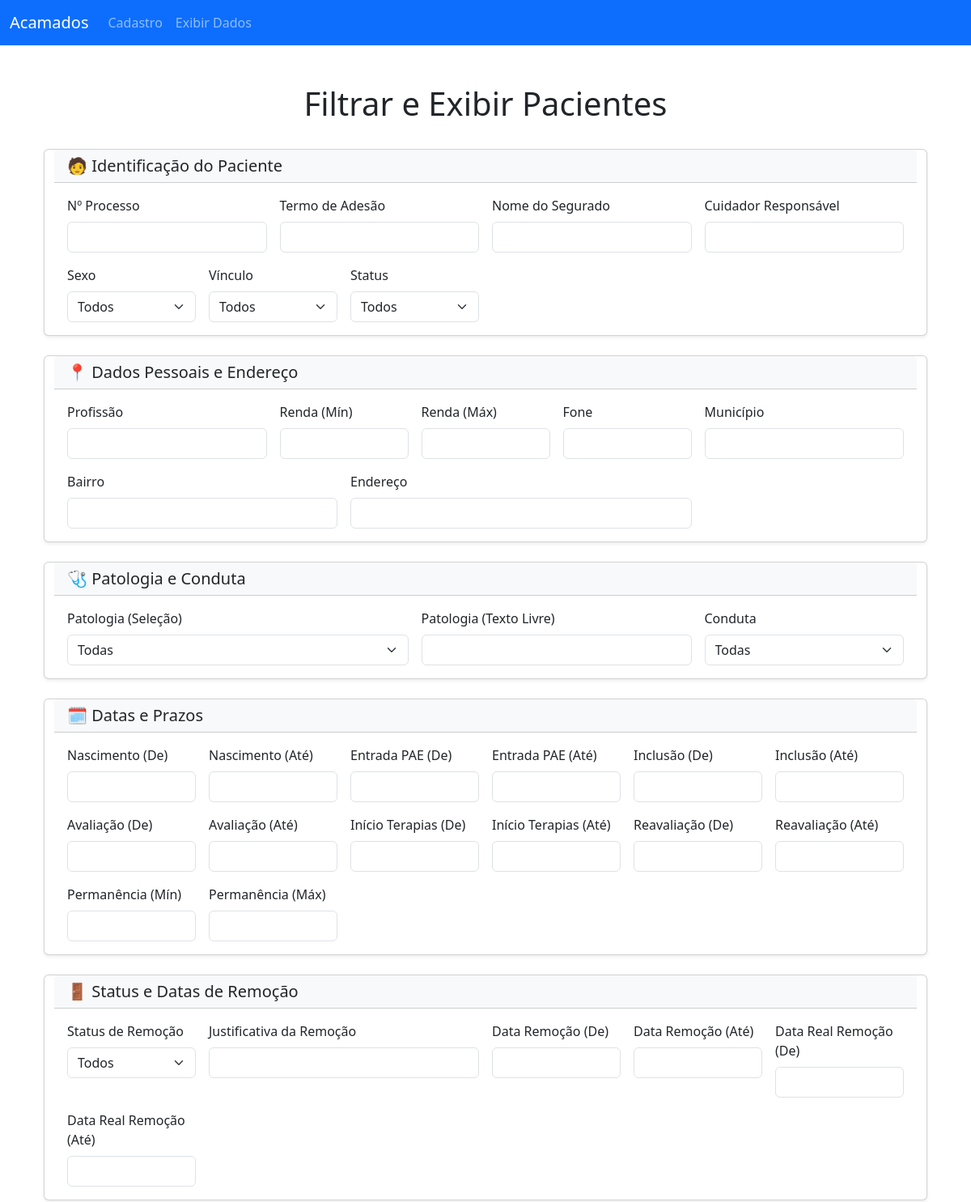
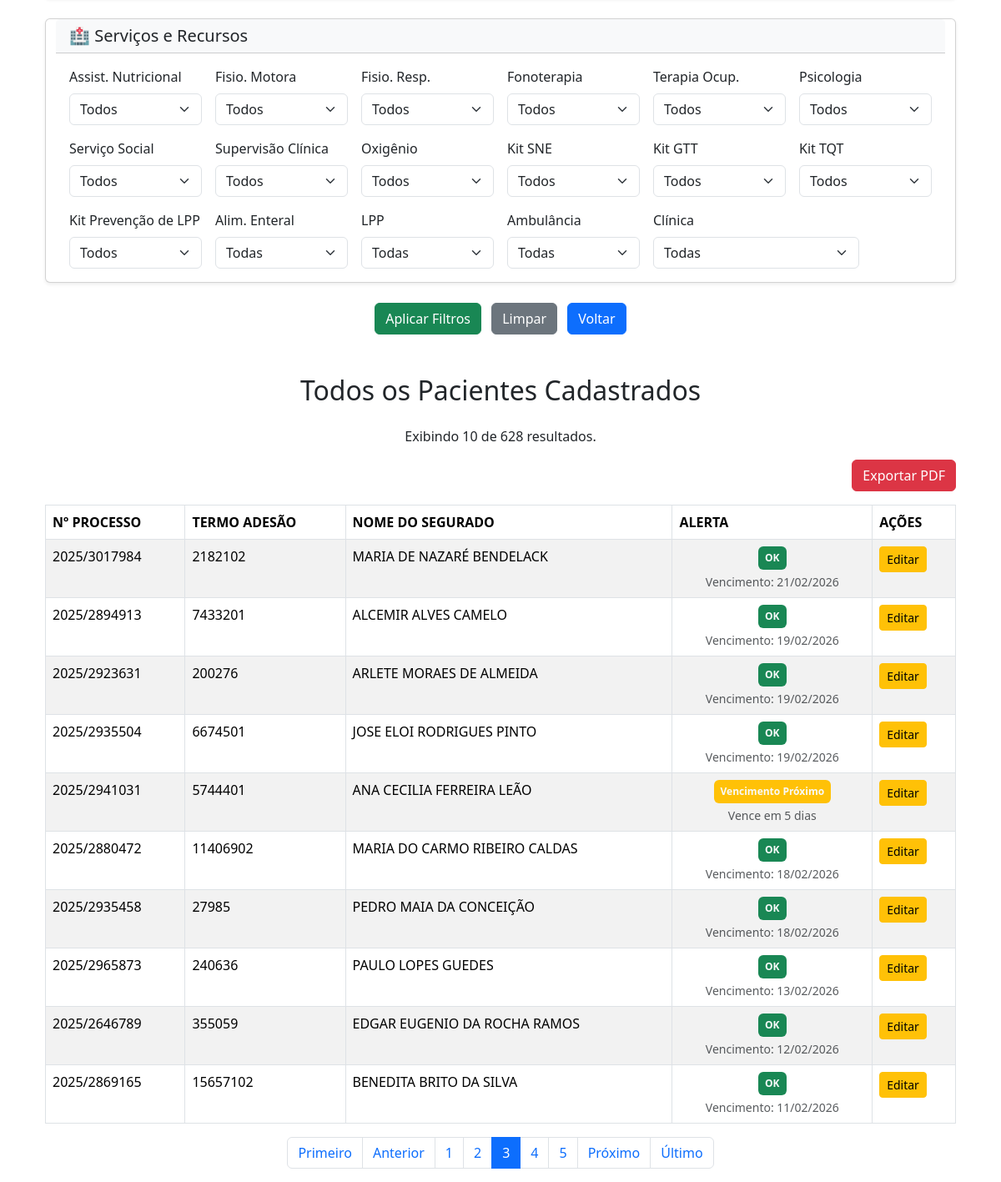
Screenshot of /acamados/pacientes/exibir_dados.php?pagina=3& with the database file from the repository (2 pictures, top to bottom).
### tables this page shows
CREATE TABLE `pacientes` (
  `numero_processo` varchar(255) NOT NULL,
  `termo_adesao` varchar(255) NOT NULL,
  `nome_segurado` varchar(255) NOT NULL,
  `profissao_paciente` varchar(255) DEFAULT NULL,
  `renda_paciente` decimal(10,2) DEFAULT NULL,
  `status_paciente` varchar(50) NOT NULL COMMENT 'Ex: Regular, Irregular',
  `genero` char(1) NOT NULL COMMENT 'M ou F',
  `data_nascimento` date NOT NULL,
  `vinculo` varchar(50) NOT NULL COMMENT 'Ex: TIT, DEP, Contrato 123',
  `data_entrada_pae` date NOT NULL,
  `data_avaliacao` date DEFAULT NULL,
  `data_inclusao` date NOT NULL COMMENT 'Início da contagem do tempo de permanência',
  `tempo_permanencia` int(11) NOT NULL COMMENT 'Em meses: 3, 6, 12, etc.',
  `data_inicio_terapias` date DEFAULT NULL,
  `clinicas_credenciadas` varchar(255) DEFAULT NULL COMMENT 'Ex: Medclin, I-saúde',
  `data_reavaliacao` date DEFAULT NULL,
  `patologia_base` varchar(255) DEFAULT NULL,
  `conduta` varchar(50) DEFAULT NULL COMMENT 'Ex: Manutenção, Alta do Programa, Alta dos Serviços',
  `endereco` varchar(255) DEFAULT NULL,
  `bairro` varchar(255) DEFAULT NULL,
  `municipio` varchar(255) DEFAULT NULL,
  `fone` varchar(255) DEFAULT NULL,
  `ambulancia` varchar(50) DEFAULT NULL COMMENT 'Ex: U/E, C/E, Ambos (U/E e C/E)',
  `atendimento_nutricional` varchar(10) DEFAULT 'Não',
  `fisioterapia_motora` varchar(10) DEFAULT 'Não',
  `fisioterapia_respiratoria` varchar(10) DEFAULT 'Não',
  `fonoterapia` varchar(10) DEFAULT 'Não',
  `terapia_ocupacional` varchar(10) DEFAULT 'Não',
  `psicologia` varchar(10) DEFAULT 'Não',
  `servico_social` varchar(50) DEFAULT NULL COMMENT 'Ex: Avaliado, Não Avaliado',
  `supervisao_clinica` varchar(10) DEFAULT 'Não',
  `kit_sne` varchar(10) DEFAULT 'Não',
  `kit_lpp` varchar(10) DEFAULT NULL,
  `kit_gtt` varchar(10) DEFAULT 'Não',
  `kit_tqt` varchar(10) DEFAULT 'Não',
  `kit_prevencao` varchar(10) DEFAULT 'Não',
  `alimentacao_enteral` varchar(50) DEFAULT 'Não' COMMENT 'Ex: CONTÍNUA, CONTRATUAL, Não',
  `oxigenio` varchar(10) DEFAULT 'Não',
  `cuidador_responsavel` varchar(255) NOT NULL,
  `data_cadastro` timestamp NOT NULL DEFAULT current_timestamp() COMMENT 'Campo não exibido no sistema',
  `data_remocao` datetime DEFAULT NULL,
  `justificativa_remocao` text DEFAULT NULL,
  `data_real_remocao` datetime DEFAULT NULL COMMENT 'Timestamp real de quando a data de remoção foi definida pela primeira vez'
);

### acamados/pacientes/filtros.php (called while the page is built, shortened)
<?php
function build_sql_conditions($conn, $get_params) {
    $sql_conditions = [];
    $text_fields = [
        'numero_processo', 'termo_adesao', 'nome_segurado', 'profissao_paciente',
        'endereco', 'bairro', 'municipio', 'fone', 'cuidador_responsavel',
        'clinicas_credenciadas', 'ambulancia', 'conduta', 'patologia_base',
        'justificativa_remocao'
    ];
    $exact_fields = [
        'genero', 'status_paciente', 'vinculo', 'tempo_permanencia', 'atendimento_nutricional',
        'fisioterapia_motora', 'fisioterapia_respiratoria', 'fonoterapia',
        'terapia_ocupacional', 'psicologia', 'servico_social', 'supervisao_clinica',
        'kit_sne', 'kit_lpp', 'kit_gtt', 'kit_tqt', 'kit_prevencao', 'alimentacao_enteral',
        'oxigenio'
    ];
    $date_filters = [
        'data_nascimento_inicio' => 'p.data_nascimento >=',
        'data_nascimento_fim' => 'p.data_nascimento <=',
        'data_entrada_pae_inicio' => 'p.data_entrada_pae >=',
        'data_entrada_pae_fim' => 'p.data_entrada_pae <=',
        'data_avaliacao_inicio' => 'p.data_avaliacao >=',
        'data_avaliacao_fim' => 'p.data_avaliacao <=',
        'data_inclusao_inicio' => 'p.data_inclusao >=',
        'data_inclusao_fim' => 'p.data_inclusao <=',
        'data_inicio_terapias_inicio' => 'p.data_inicio_terapias >=',
        'data_inicio_terapias_fim' => 'p.data_inicio_terapias <=',
        'data_reavaliacao_inicio' => 'p.data_reavaliacao >=',
        'data_reavaliacao_fim' => 'p.data_reavaliacao <=',
        'data_remocao_inicio' => 'p.data_remocao >=',
        'data_remocao_fim' => 'p.data_remocao <=',
        'data_real_remocao_inicio' => 'p.data_real_remocao >=',
        'data_real_remocao_fim' => 'p.data_real_remocao <=',
    ];
    return $sql_conditions;
}

### acamados/pacientes/_tabela_resultados.php (the view, shortened to what this page needs)
<?php
function get_vencimento_status($data_inclusao, $tempo_permanencia) {
    $data_inclusao_obj = DateTime::createFromFormat('Y-m-d', $data_inclusao);
    try {
        $data_vencimento = clone $data_inclusao_obj;
        $data_vencimento->modify("+$tempo_permanencia months");
        $data_atual = new DateTime();
        $data_alerta_limite = clone $data_vencimento;
        $data_alerta_limite->modify("-1 month");
        if ($data_atual >= $data_alerta_limite && $data_atual <= $data_vencimento) {
            $mensagem = '';
            if ($data_atual->format('Y-m-d') === $data_vencimento->format('Y-m-d')) {
                $mensagem = "Vence hoje";
            } else {
                $diff = $data_vencimento->diff($data_atual);
                $dias_diferenca = $diff->days;
                $mensagem = "Vence em $dias_diferenca dias";
            }
            return ['status' => 'Vencimento Próximo', 'class' => 'bg-warning', 'message' => $mensagem];
        }
        return ['status' => 'OK', 'class' => 'bg-success', 'message' => 'Vencimento: ' . $data_vencimento->format('d/m/Y')];
    } catch (Exception $e) {
        return ['status' => 'Erro', 'class' => 'bg-dark', 'message' => 'Erro de cálculo'];
    }
}
?>
<?php if ($total_resultados > 0): ?>
    <div class="text-center mb-3">
        Exibindo <?php echo count($pacientes); ?> de <?php echo $total_resultados; ?> resultados.
    </div>
    <div class="d-flex justify-content-end mb-3">
        <a href="exportar_pdf.php?<?php echo $filtro_query; ?>" class="btn btn-danger" target="_blank">
            Exportar PDF
        </a>
    </div>
    <div class="table-responsive" id="tabela">
        <table class="table table-striped table-hover table-bordered">
            <thead>
                <tr>
                    <th>Nº PROCESSO</th>
                    <th>TERMO ADESÃO</th>
                    <th>NOME DO SEGURADO</th>
                    <th>ALERTA</th>
                    <th>AÇÕES</th>
                </tr>
            </thead>
            <tbody>
                <?php foreach ($pacientes as $paciente): ?>
                    <?php
                    $alerta_status = '';
                    $alerta_class = '';
                    $alerta_message = '';
                    $linha_estilo = '';
                    if (!empty($paciente['data_remocao'])) {
                        $alerta_status = 'Excluído';
                        $alerta_class = 'bg-danger';
                        $alerta_message = 'Removido em ' . date('d/m/Y', strtotime($paciente['data_remocao']));
                        $linha_estilo = 'style="opacity: 0.6;"';
                    }
                    else {
                        $vencimento = get_vencimento_status($paciente['data_inclusao'], $paciente['tempo_permanencia']);
                        $alerta_status = $vencimento['status'];
                        $alerta_class = $vencimento['class'];
                        $alerta_message = $vencimento['message'];
                    }
                    ?>
                    <tr <?php echo $linha_estilo; ?>>
                        <td><?php echo htmlspecialchars($paciente['numero_processo']); ?></td>
                        <td><?php echo htmlspecialchars($paciente['termo_adesao']); ?></td>
                        <td><?php echo htmlspecialchars($paciente['nome_segurado']); ?></td>
                        <td class="text-center">
                            <span class="badge <?php echo $alerta_class; ?> text-light p-2">
                                <?php echo $alerta_status; ?>
                            </span>
                            <small class="d-block text-muted mt-1"><?php echo $alerta_message; ?></small>
                        </td>
                        <td>
                            <a href="../editar_paciente/editar_paciente.php?numero_processo=<?php echo urlencode($paciente['numero_processo']); ?>&termo_adesao=<?php echo urlencode($paciente['termo_adesao']); ?>" class="btn btn-sm btn-warning">Editar</a>
                        </td>
                    </tr>
                <?php endforeach; ?>
            </tbody>
        </table>
    </div>
    <?php if ($total_paginas > 1): ?>
        <nav aria-label="Navegação da página">
            <ul class="pagination justify-content-center">
                <li class="page-item <?php if ($pagina_atual <= 1) echo 'disabled'; ?>">
                    <a class="page-link" href="?pagina=1&<?php echo $filtro_query; ?>">Primeiro</a>
                </li>
                <li class="page-item <?php if ($pagina_atual <= 1) echo 'disabled'; ?>">
                    <a class="page-link" href="?pagina=<?php echo $pagina_atual - 1; ?>&<?php echo $filtro_query; ?>">Anterior</a>
                </li>
                <?php for ($i = max(1, $pagina_atual - 2); $i <= min($pagina_atual + 2, $total_paginas); $i++): ?>
                    <li class="page-item <?php if ($pagina_atual == $i) echo 'active'; ?>">
                        <a class="page-link" href="?pagina=<?php echo $i; ?>&<?php echo $filtro_query; ?>"><?php echo $i; ?></a>
                    </li>
                <?php endfor; ?>
                <li class="page-item <?php if ($pagina_atual >= $total_paginas) echo 'disabled'; ?>">
                    <a class="page-link" href="?pagina=<?php echo $pagina_atual + 1; ?>&<?php echo $filtro_query; ?>">Próximo</a>
                </li>
                <li class="page-item <?php if ($pagina_atual >= $total_paginas) echo 'disabled'; ?>">
                    <a class="page-link" href="?pagina=<?php echo $total_paginas; ?>&<?php echo $filtro_query; ?>">Último</a>
                </li>
            </ul>
        </nav>
    <?php endif; ?>
<?php else: ?>
    <div class="alert alert-info text-center" role="alert">
        Nenhum paciente encontrado com os filtros aplicados.
    </div>
<?php endif; ?>

### rows the page displays
pacientes: numero_processo "2025/3017984", termo_adesao "2182102", nome_segurado "MARIA DE NAZARÉ BENDELACK", alerta_status "OK", alerta_message "Vencimento: 21/02/2026"
pacientes: numero_processo "2025/2894913", termo_adesao "7433201", nome_segurado "ALCEMIR ALVES CAMELO", alerta_status "OK", alerta_message "Vencimento: 19/02/2026"
pacientes: numero_processo "2025/2923631", termo_adesao "200276", nome_segurado "ARLETE MORAES DE ALMEIDA", alerta_status "OK", alerta_message "Vencimento: 19/02/2026"
pacientes: numero_processo "2025/2935504", termo_adesao "6674501", nome_segurado "JOSE ELOI RODRIGUES PINTO", alerta_status "OK", alerta_message "Vencimento: 19/02/2026"
pacientes: numero_processo "2025/2941031", termo_adesao "5744401", nome_segurado "ANA CECILIA FERREIRA LEÃO", alerta_status "Vencimento Próximo", alerta_message "Vence em 5 dias"
pacientes: numero_processo "2025/2880472", termo_adesao "11406902", nome_segurado "MARIA DO CARMO RIBEIRO CALDAS", alerta_status "OK", alerta_message "Vencimento: 18/02/2026"
pacientes: numero_processo "2025/2935458", termo_adesao "27985", nome_segurado "PEDRO MAIA DA CONCEIÇÃO", alerta_status "OK", alerta_message "Vencimento: 18/02/2026"
pacientes: numero_processo "2025/2965873", termo_adesao "240636", nome_segurado "PAULO LOPES GUEDES", alerta_status "OK", alerta_message "Vencimento: 13/02/2026"
pacientes: numero_processo "2025/2646789", termo_adesao "355059", nome_segurado "EDGAR EUGENIO DA ROCHA RAMOS", alerta_status "OK", alerta_message "Vencimento: 12/02/2026"
pacientes: numero_processo "2025/2869165", termo_adesao "15657102", nome_segurado "BENEDITA BRITO DA SILVA", alerta_status "OK", alerta_message "Vencimento: 11/02/2026"

### other values shown
$label "Assist. Nutricional"
$label "Fisio. Motora"
$label "Fisio. Resp."
$label "Fonoterapia"
$label "Terapia Ocup."
$label "Psicologia"
$label "Serviço Social"
$label "Supervisão Clínica"
$label "Oxigênio"
$label "Kit SNE"
$label "Kit GTT"
$label "Kit TQT"
$label "Kit Prevenção de LPP"
$filtro_titulo "Todos os Pacientes Cadastrados"
count($pacientes) "10"
